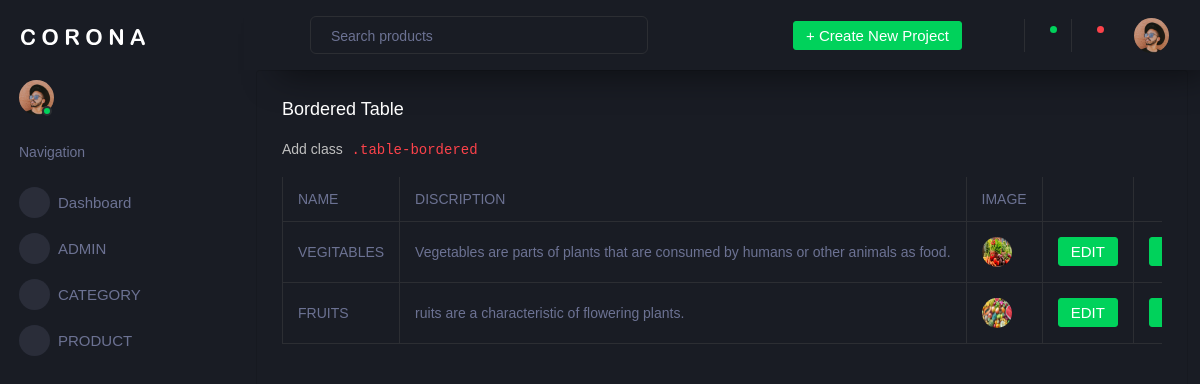
/backend/displaycategoryfn/, run on the app's committed database.
### backend/models.py (models this page shows)
class categordb(models.Model):
    NAME = models.CharField(max_length=100, null=True, blank=True)
    DISCRIPTION = models.CharField(max_length=100, null=True, blank=True)
    IMAGE = models.ImageField(upload_to="profile",null=True,blank=True)

### backend/views.py (the view)
# urls.py: path('displaycategoryfn/', views.displaycategoryfn, name="displaycategoryfn"),
def displaycategoryfn(req):
    data = categordb.objects.all()
    return render(req,"displaycategory.html",{'data':data})

### backend/templates/displaycategory.html (shortened to what this page needs)
<!DOCTYPE html>
{% extends 'index.html' %}
{% block content %}
<html lang="en">
<head>
</head>
<body>
<div class="col-lg-12 grid-margin stretch-card">
                <div class="card">
                  <div class="card-body">
                    <h4 class="card-title">Bordered table</h4>
                    <p class="card-description"> Add class <code>.table-bordered</code>
                    </p>
                    <div class="table-responsive">
                      <table class="table table-bordered">
                        <thead>
                          <tr>
                            <th> NAME </th>
                            <th> DISCRIPTION </th>
                            <th> IMAGE </th>
                              <th>    </th>
                              <th>    </th>
                          </tr>
                        </thead>
                        <tbody>
                          {% for d in data %}
                        <tr>
                            <td>{{d.NAME}}</td>
                            <td>{{d.DISCRIPTION}}</td>
                            <td>
                                <img src="{{d.IMAGE.url}}">
                            </td>
                            <td>
                                <form action="{% url 'editcategory' dataid=d.id %}">
                                    <button onclick="alertfunction()" type="submit" class="btn btn-success">EDIT</button>
                                </form>
                            </td>
                            <td>
                                <form action="{% url 'deletecategory' dataid=d.id %}">
                                    <button onclick="deletefunction()" type="submit" class="btn btn-success">DELETE</button>
                                </form>
                            </td>
                        </tr>
                        {% endfor %}
                        </tbody>
                      </table>
                    </div>
                  </div>
                </div>
              </div>
</body>
</html>
{% endblock %}

### data on the page
categordb: NAME "VEGITABLES", DISCRIPTION "Vegetables are parts of plants that are consumed by humans or other animals as food.", IMAGE (picture)
categordb: NAME "FRUITS", DISCRIPTION "ruits are a characteristic of flowering plants.", IMAGE (picture)
